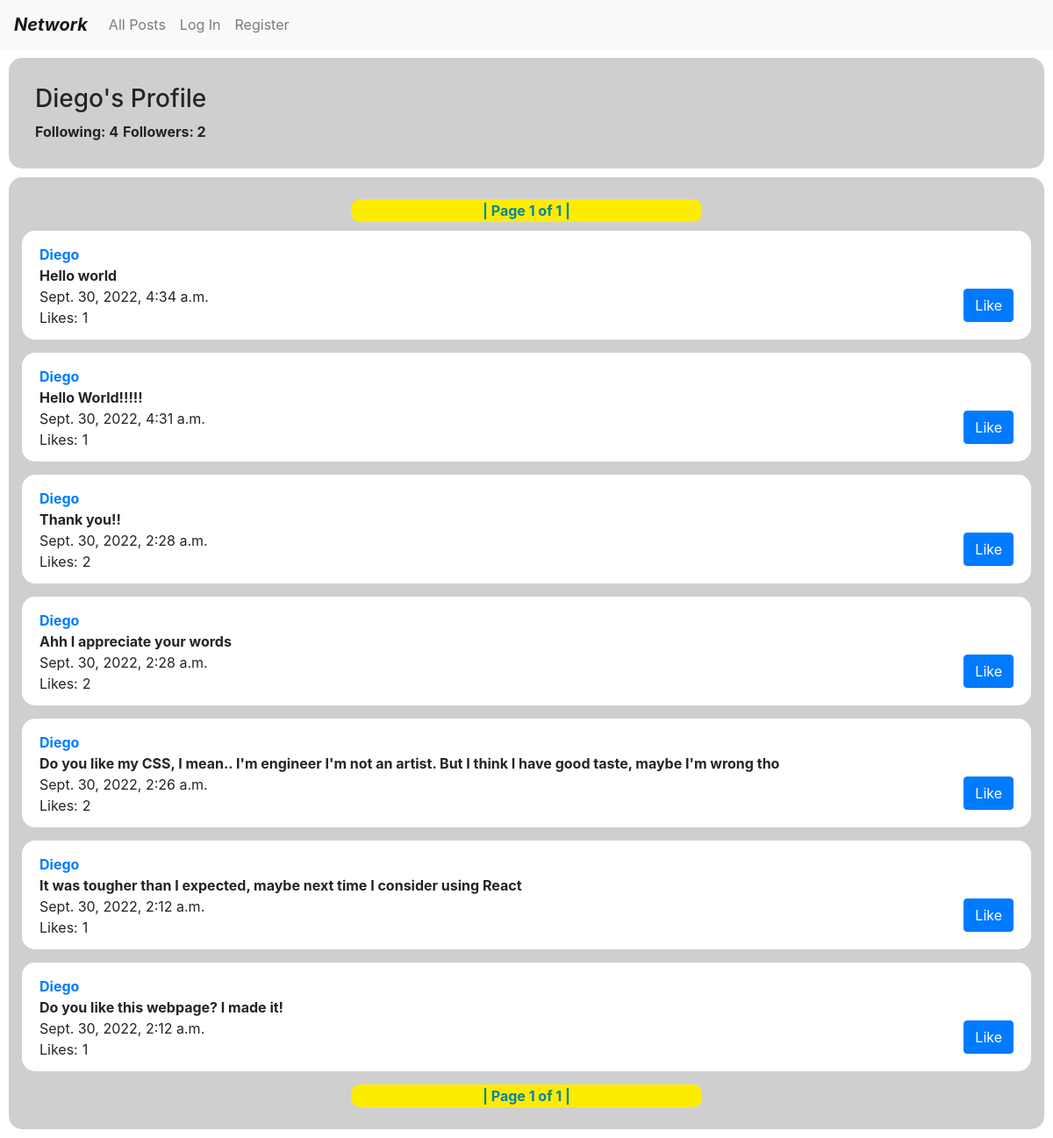
Page /profile/Diego on the committed database.
### network/models.py (models this page shows)
class User(AbstractUser):
    pass

class Post(models.Model): # New Post: post1 = Post(poster=????, text="qwer")
    poster = models.ForeignKey(User, on_delete=models.CASCADE, related_name="posts")
    text = models.CharField(max_length=140)
    likecount = models.IntegerField(blank=True, null=True)
    time = models.DateTimeField(auto_now_add=True)
    def __str__(self):
        return f"{self.text}"

### network/views.py (the view)
# urls.py: path("profile/<str:username>", views.profile, name="profile"),
def profile(request, username):
    auth = User.objects.filter(username = request.user.username).first()
    poster = User.objects.get(username = username)
    if auth != None:
        user = User.objects.get(username = request.user.username)
    else:
        user = None
    follows = Following.objects.all()
    followers = 0
    following = 0
    for follow in follows:
        if follow.user == poster:
            following = following + 1
        if follow.user_followed == poster:
            followers = followers + 1
    allposts = Post.objects.all().order_by("-time")
    postlist = []
    for post in allposts:
        if post.poster == poster:
            postlist.append(post)
    p = Paginator(postlist, 10)
    page = request.GET.get('page')
    posts = p.get_page(page)
    likeslist = []
    if user is not None:
        likes = Like.objects.filter(user = user)
        for like in likes:
            likeslist.append(like.post.id)
    return render(request, "network/profile.html", {
        "user":user,
        "posts":posts,
        "poster":poster,
        "followers":followers,
        "following":following,
        "editpost":EditPost(),
        "likeslist": likeslist
    })

### network/templates/network/profile.html (shortened to what this page needs)
{% extends "network/layout.html" %}
    {% load static %}
    {% block body %}
        <div class="profile">
            <div>
                <div>
                    <h3>
                        {{ poster }}'s Profile
                    </h3>
                </div>
                <div id="stats">
                    <div id="following">
                        <strong>Following: {{following}}</strong>
                    </div>
                    <div id="followers">
                        <strong>Followers: {{followers}}</strong>
                    </div>
                </div>
            </div>
        </div>
{% endblock %}

### network/templates/network/layout.html (shortened to what this page needs)
{% load static %}
<!DOCTYPE html>
<html lang="en">
    <head>
        <link rel="stylesheet" href="https://stackpath.bootstrapcdn.com/bootstrap/4.4.1/css/bootstrap.min.css">
        <link href="{% static 'network/styles.css' %}" rel="stylesheet">
    </head>
    <body>
        <nav class="navbar navbar-expand-lg navbar-light bg-light">
            <a class="navbar-brand" href="{% url 'home' %}"><strong><i>Network</i></strong></a>
            <div>
              <ul class="navbar-nav mr-auto">
                <li id="all-posts" class="nav-item">
                  <a class="nav-link" href="{% url 'home' %}">All Posts</a>
                </li>
                {% if user.is_authenticated %}
                    <li id="following" class="nav-item">
                        <a class="nav-link" href="{% url 'following' %}">Following</a>
                    </li>
                    <li class="nav-item">
                        <a class="nav-link" href="{% url 'logout' %}">Log Out</a>
                    </li>
                {% else %}
                    <li class="nav-item">
                        <a class="nav-link" href="{% url 'login' %}">Log In</a>
                    </li>
                    <li class="nav-item">
                        <a class="nav-link" href="{% url 'register' %}">Register</a>
                    </li>
                {% endif %}
                </ul>
            </div>
        </nav>
        <div class="body">
            {% block body %}
            {% endblock %}
        </div>
        <div id="poststrain">
            <div class="paginator">
            <strong>| Page {{ posts.number }} of {{ posts.paginator.num_pages }} |</strong>
            </div>
                {% for post in posts %}
                <div id="postbox">
                    <div>
                        <a href="/profile/{{ post.poster }}"><strong>{{ post.poster }} </strong></a>
                    </div>
                    <div id="hiddenselector" class="div-{{ post.id }}">
                        <div id="post-{{ post.id }}" class="testboxedit">
                            <div id="text-{{ post.id }}" class="testtoedit">
                               {{ post.text }}
                            </div>
                        </div>
                    </div>
                    <div>
                        {{ post.time }}
                    </div>
                    <div class="allikes" id="like-{{post.id}}">
                        <div id="likesdisplay">
                            <div id="likescolon">
                                Likes:
                            </div>
                            <div class="thenumberoflikes" id="like-{{post.id}}-count">
                                {{ post.likecount }}
                            </div>
                        </div>
                        <div class="nothidden" id="{{post.id}}-like">
                            {% if post.id in likeslist %}
                                <button onclick="unlike('{{ post.id }}')" type="submit" class="btn btn-primary" value="Unlike"/>Unlike
                            {% else %}
                                <button onclick="like('{{ post.id }}')" type="submit" class="btn btn-primary" value="Like"/>Like
                            {% endif %}
                        </div>
                    </div>
                </div>
                {% endfor %}
                <div class="paginator">
            <strong>| Page {{ posts.number }} of {{ posts.paginator.num_pages }} |</strong>
                </div>
    </body>
</html>

### network/static/network/styles.css (style rules this page uses)
.navbar-brand { margin-top: auto; margin-bottom: 0; }
.nav-item { margin-top: auto; margin-bottom: 0; }
.profile { display: flex; background-color: rgb(207, 207, 207); padding: 30px; margin: 10px; border-radius: 15px; }
#stats { display: flex; }
#following { display: block; margin-right: 5px; }
#followers { display: block; }
#poststrain { background-color: rgb(207, 207, 207); padding: 15px; margin: 10px; border-radius: 15px; }
#postbox { background-color: rgb(255, 255, 255); padding-top: 15px; padding-left: 20px; padding-right: 20px; margin-bottom: 15px; border-radius: 15px; padding-bottom: 20px; }
.paginator { background-color: rgb(253, 236, 0); color: rgb(0, 131, 163); width: 400px; display: flex; justify-content: center; margin-left: auto; margin-right: auto; margin-top: 10px; margin-bottom: 10px; border-radius: 10px; padding-top: 1px; padding-bottom: 1px; }
.nothidden button { display: block; margin-left: auto; margin-right: 0; margin-top: -45px; }
#likesdisplay { display: flex; }
#likescolon { display: block; margin-right: 5px; }
.thenumberoflikes { display: block; }
.testtoedit { font-weight: bold; }

### rows in the picture
User: username "Diego"
Post: poster "Diego", text "Hello world", time "Sept. 30, 2022, 4:34 a.m.", likecount "1"
Post: poster "Diego", text "Hello World!!!!!", time "Sept. 30, 2022, 4:31 a.m.", likecount "1"
Post: poster "Diego", text "Thank you!!", time "Sept. 30, 2022, 2:28 a.m.", likecount "2"
Post: poster "Diego", text "Ahh I appreciate your words", time "Sept. 30, 2022, 2:28 a.m.", likecount "2"
Post: poster "Diego", text "Do you like my CSS, I mean.. I'm engineer I'm not an artist. But I think I have good taste, maybe I'm wrong tho", time "Sept. 30, 2022, 2:26 a.m.", likecount "2"
Post: poster "Diego", text "It was tougher than I expected, maybe next time I consider using React", time "Sept. 30, 2022, 2:12 a.m.", likecount "1"
Post: poster "Diego", text "Do you like this webpage? I made it!", time "Sept. 30, 2022, 2:12 a.m.", likecount "1"

### other values in the picture
{{ following }} "4"
{{ followers }} "2"
{{ posts.number }} "1"
{{ posts.paginator.num_pages }} "1"
